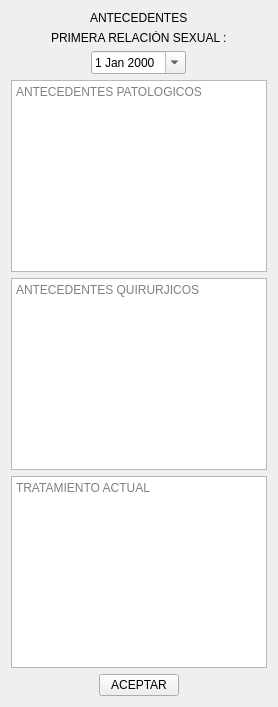
         <widget class="QWidget" name="widget_registrar_antecedente">
          <layout class="QVBoxLayout" name="verticalLayout_16">
           <item>
            <layout class="QVBoxLayout" name="verticalLayout_15">
             <item alignment="Qt::AlignmentFlag::AlignHCenter">
              <widget class="QLabel" name="label_14">
               <property name="text">
                <string>ANTECEDENTES</string>
               </property>
              </widget>
             </item>
             <item alignment="Qt::AlignmentFlag::AlignHCenter">
              <widget class="QLabel" name="label_17">
               <property name="text">
                <string>PRIMERA RELACIÓN SEXUAL :</string>
               </property>
              </widget>
             </item>
             <item alignment="Qt::AlignmentFlag::AlignHCenter|Qt::AlignmentFlag::AlignVCenter">
              <widget class="QDateEdit" name="date_primera_relacion">
               <property name="cursor">
                <cursorShape>PointingHandCursor</cursorShape>
               </property>
               <property name="calendarPopup">
                <bool>true</bool>
               </property>
              </widget>
             </item>
             <item>
              <widget class="QTextEdit" name="text_antecedente_patologico_registro">
               <property name="tabChangesFocus">
                <bool>true</bool>
               </property>
               <property name="placeholderText">
                <string>ANTECEDENTES PATOLOGICOS</string>
               </property>
              </widget>
             </item>
             <item>
              <widget class="QTextEdit" name="text_antecedente_quirurjico_registro">
               <property name="tabChangesFocus">
                <bool>true</bool>
               </property>
               <property name="placeholderText">
                <string>ANTECEDENTES QUIRURJICOS</string>
               </property>
              </widget>
             </item>
             <item>
              <widget class="QTextEdit" name="text_tratamiento_registro">
               <property name="tabChangesFocus">
                <bool>true</bool>
               </property>
               <property name="placeholderText">
                <string>TRATAMIENTO ACTUAL</string>
               </property>
              </widget>
             </item>
             <item alignment="Qt::AlignmentFlag::AlignHCenter">
              <widget class="QPushButton" name="boton_registrar_antecedentes">
               <property name="cursor">
                <cursorShape>PointingHandCursor</cursorShape>
               </property>
               <property name="text">
                <string>ACEPTAR</string>
               </property>
              </widget>
             </item>
            </layout>
           </item>
          </layout>
         </widget>
